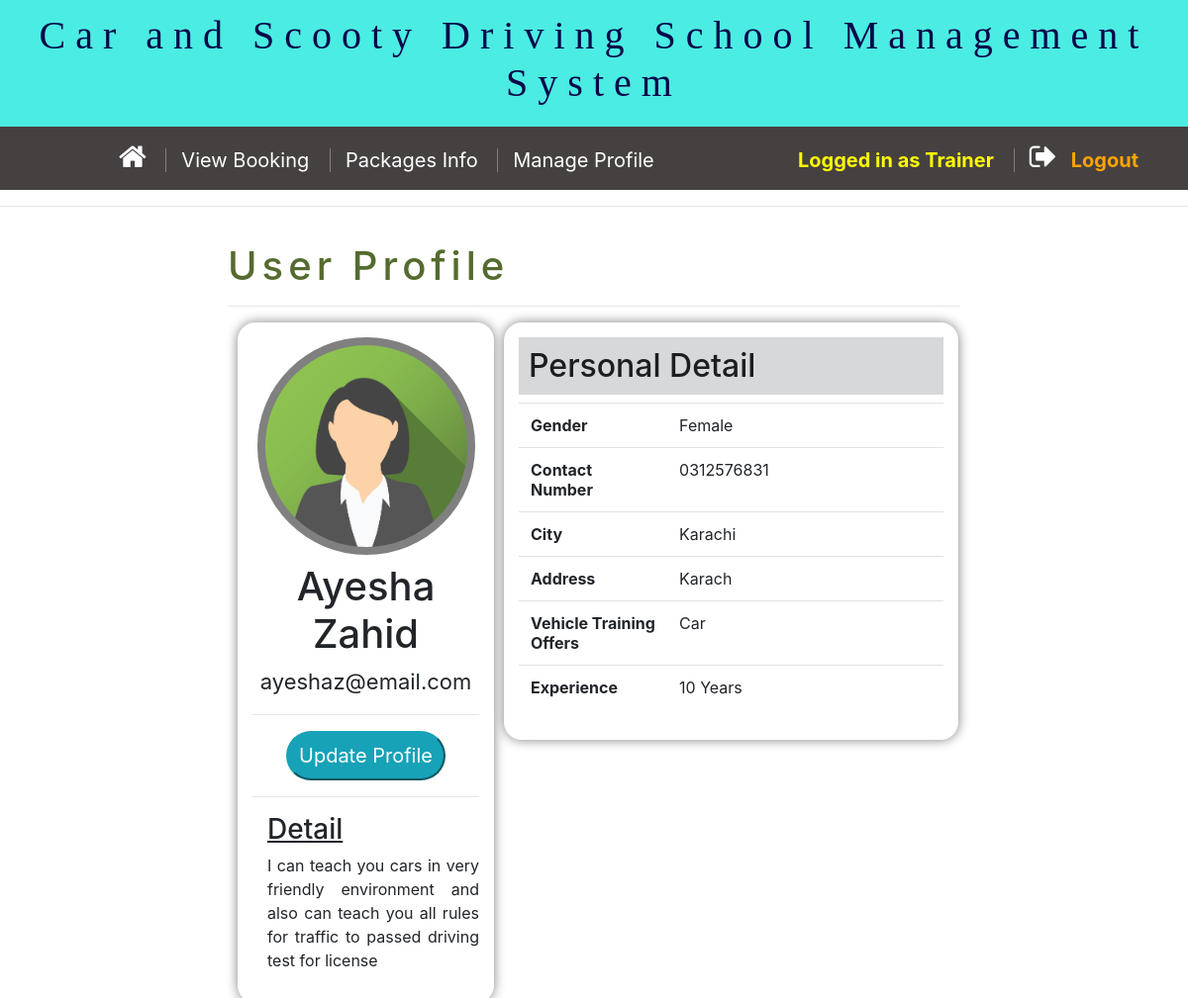
Screenshot of /trainerUI/profile.php (signed in) with the database file from the repository.
### tables this page shows
CREATE TABLE `trainertable` (
  `tid` int(11) NOT NULL,
  `t_name` char(100) NOT NULL,
  `t_gender` char(25) NOT NULL,
  `t_contact` varchar(25) NOT NULL,
  `t_city` varchar(100) NOT NULL,
  `t_address` varchar(255) NOT NULL,
  `experience` int(11) NOT NULL,
  `servicedetail` text NOT NULL,
  `vehicle_detail` varchar(255) NOT NULL,
  `t_email` varchar(100) NOT NULL,
  `t_loginpasswrd` varchar(50) NOT NULL,
  `t_status` char(25) NOT NULL
);

### db/trainer/dbprofile.php (called while the page is built, shortened)
<?php
include 'connection.php';
$trainerid = $_SESSION['userid'];
$query = "SELECT * from trainertable  where tid   ='$trainerid'";
$result = mysqli_query($conn, $query);
if ($result->num_rows > 0) {
     $row = mysqli_fetch_assoc($result);
     $name = $row['t_name'];
     $gender = $row['t_gender'];
     $contact = $row['t_contact'];
     $city = $row['t_city'];
     $address = $row['t_address'];
     $exprnce = $row['experience'];
     $srdetail = $row['servicedetail'];
     $vdetail = $row['vehicle_detail'];
     $email = $row['t_email'];
}

### trainerUI/profile.php (the view, shortened to what this page needs)
<html lang="en">
<head>
    <link rel="stylesheet" href="../css/usrprofile.css">
    <?php
    include "../header/trainerheader.php";
    ?>
</head>
<body>
    <div style="padding:20px; width:65%; margin:auto;">
            <?php include "../db/trainer/dbprofile.php";
            ?>
        <h1 style="color:darkolivegreen; letter-spacing:5px">User Profile</h1>
        <hr>
        <div id="divleft">
            <?php
            if ($gender == "Male") {
                echo '
                              <img class="d" src="../images/male.png" style="width:220px; height: auto;">';
            } else {
                echo '
                              <img class="d" src="../images/female.png" style="width:220px; height: auto;">';
            }
            ?>
            <h1>
                <?php
                echo "<h1>" . $name . "</h1>
                        <p id='pemail'>" . $email . "</p>";
                ?>
            </h1>
            <hr>
            <a href="profile.php?updateprofile=12312ml21421&trainerid=<?php echo $trainerid; ?>"><button class="btn-info btnup">Update Profile</button></a>
            <hr>
            <h3 style="text-align:left; padding-left:15px;"><u>Detail</u></h3>
            <p style="text-align:justify; padding-left:15px;"><?php
                echo  $srdetail;
                ?>
            </p>
        </div>
        <div class="divright">
            <h2 class="alert-dark">Personal Detail</h2>
            <table class="table table-borderedless">
                <tr>
                    <td id="col1">Gender</td>
                    <td><?php echo $gender; ?> </td>
                </tr>
                <tr>
                    <td id="col1">Contact Number</td>
                    <td>0<?php echo  $contact; ?> </td>
                </tr>
                <tr>
                    <td id="col1">City</td>
                    <td><?php echo $city; ?></td>
                </tr>
                <tr>
                    <td id="col1">Address</td>
                    <td><?php echo $address; ?></td>
                </tr>
                <tr>
                    <td id="col1">Vehicle Training Offers</td>
                    <td><?php echo $vdetail; ?></td>
                </tr>
                <tr>
                    <td id="col1">Experience</td>
                    <td><?php echo $exprnce. " Years"; ?></td>
                </tr>
            </table>
        </div>
    </div>
    <br>
</body>
</html>

### css/usrprofile.css (style rules this page uses)
#divleft, .divright { text-align: center; padding: 15px; width: 35%; float: left; box-shadow: 0px 0px 12px 0px grey; margin-left: 10px; border-radius: 18px; margin-bottom: 30px; }
.divright { width: 62%; }
#pemail { font-size: 22px; }
.btnup { width: 70%; padding: 8px; margin: auto; border-radius:35px; font-size: 20px; }
img { border-radius: 50%; background:grey; padding: 8px; }
#col1 { font-weight: bold; width: 35%; }
h2 { text-align: left; padding: 10px; }

### rows the page displays
trainertable: t_name "Ayesha Zahid", t_email "ayeshaz@email.com", servicedetail "I can teach you cars in very friendly environment and also can teach you all rules for traffic to passed driving test for license", t_gender "Female", t_contact "312576831", t_city "Karachi", t_address "Karach", vehicle_detail "Car", experience "10"

### other values shown
$_SESSION['role'] "Trainer"
